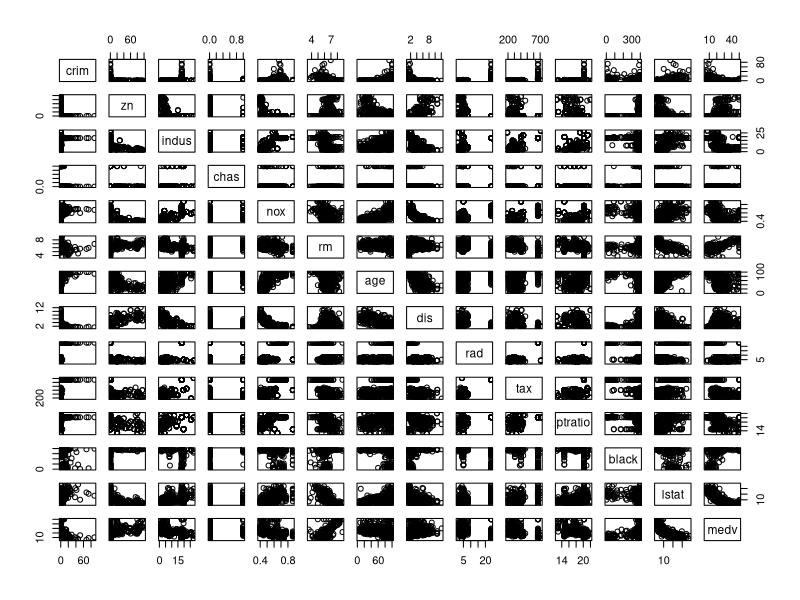
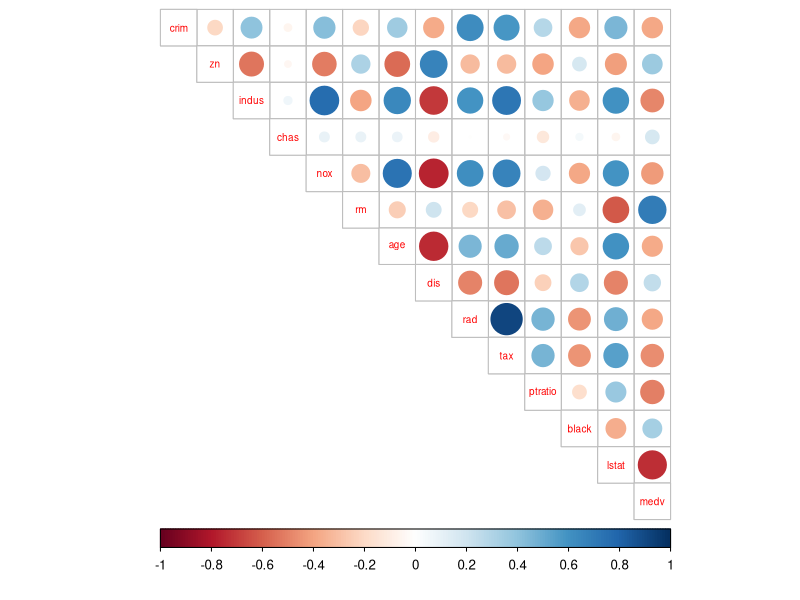

Reproduce these figures in R, in order.
## ---- chunk 1
knitr::opts_chunk$set(echo = TRUE)
## ---- chunk 2
library(MASS)
data("Boston")
str(Boston)
dim(Boston)
## ---- chunk 3
summary(Boston)
## ---- chunk 4
pairs(Boston)
## ---- chunk 5
cor_matrix<-cor(Boston)
print(cor_matrix)
## ---- chunk 6
library(corrplot)
corrplot(cor_matrix, method="circle", type="upper", cl.pos="b", tl.pos="d", tl.cex=0.6)
## ---- chunk 7
Boston_scaled<-scale(Boston)
summary(Boston_scaled)
